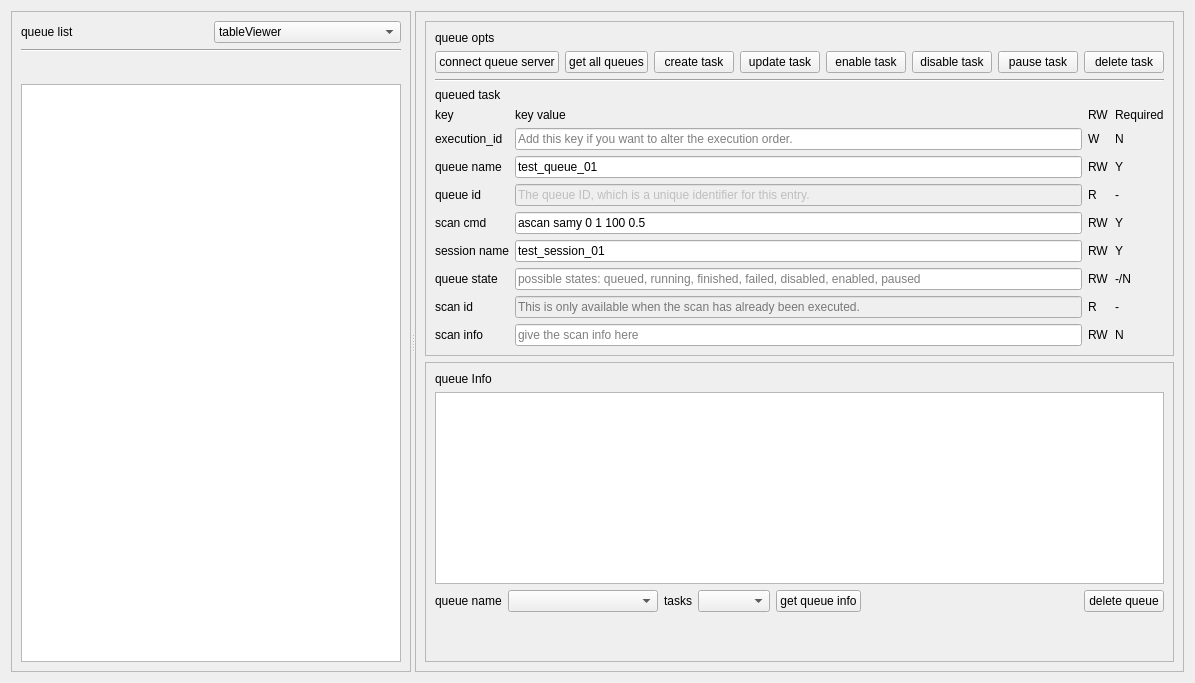
             <widget class="QWidget" name="tab_16">
              <attribute name="title">
               <string>scan queue</string>
              </attribute>
              <layout class="QHBoxLayout" name="horizontalLayout_11">
               <item>
                <widget class="QSplitter" name="splitter_3">
                 <property name="orientation">
                  <enum>Qt::Horizontal</enum>
                 </property>
                 <widget class="QFrame" name="frame_13">
                  <property name="sizePolicy">
                   <sizepolicy hsizetype="Fixed" vsizetype="Preferred">
                    <horstretch>0</horstretch>
                    <verstretch>0</verstretch>
                   </sizepolicy>
                  </property>
                  <property name="minimumSize">
                   <size>
                    <width>400</width>
                    <height>0</height>
                   </size>
                  </property>
                  <property name="frameShape">
                   <enum>QFrame::StyledPanel</enum>
                  </property>
                  <property name="frameShadow">
                   <enum>QFrame::Raised</enum>
                  </property>
                  <layout class="QVBoxLayout" name="verticalLayout_26">
                   <item>
                    <layout class="QHBoxLayout" name="horizontalLayout_14">
                     <item>
                      <widget class="QLabel" name="label_75">
                       <property name="sizePolicy">
                        <sizepolicy hsizetype="Preferred" vsizetype="Fixed">
                         <horstretch>0</horstretch>
                         <verstretch>0</verstretch>
                        </sizepolicy>
                       </property>
                       <property name="text">
                        <string>queue list</string>
                       </property>
                      </widget>
                     </item>
                     <item>
                      <widget class="QComboBox" name="comboBox_queue_viewer">
                       <item>
                        <property name="text">
                         <string>tableViewer</string>
                        </property>
                       </item>
                       <item>
                        <property name="text">
                         <string>synopticViewer</string>
                        </property>
                       </item>
                      </widget>
                     </item>
                    </layout>
                   </item>
                   <item>
                    <widget class="Line" name="line_2">
                     <property name="orientation">
                      <enum>Qt::Horizontal</enum>
                     </property>
                    </widget>
                   </item>
                   <item>
                    <widget class="queueSynopticView" name="widget_queue_synoptic_viewer" native="true">
                     <property name="minimumSize">
                      <size>
                       <width>0</width>
                       <height>20</height>
                      </size>
                     </property>
                     <property name="mouseTracking">
                      <bool>true</bool>
                     </property>
                    </widget>
                   </item>
                   <item>
                    <widget class="QTableView" name="tableView_queue">
                     <property name="sortingEnabled">
                      <bool>true</bool>
                     </property>
                    </widget>
                   </item>
                  </layout>
                 </widget>
                 <widget class="QFrame" name="frame_12">
                  <property name="frameShape">
                   <enum>QFrame::StyledPanel</enum>
                  </property>
                  <property name="frameShadow">
                   <enum>QFrame::Raised</enum>
                  </property>
                  <layout class="QVBoxLayout" name="verticalLayout_24">
                   <item>
                    <widget class="QFrame" name="frame_9">
                     <property name="frameShape">
                      <enum>QFrame::StyledPanel</enum>
                     </property>
                     <property name="frameShadow">
                      <enum>QFrame::Raised</enum>
                     </property>
                     <layout class="QVBoxLayout" name="verticalLayout_25">
                      <item>
                       <widget class="QLabel" name="label_29">
                        <property name="sizePolicy">
                         <sizepolicy hsizetype="Preferred" vsizetype="Fixed">
                          <horstretch>0</horstretch>
                          <verstretch>0</verstretch>
                         </sizepolicy>
                        </property>
                        <property name="text">
                         <string>queue opts</string>
                        </property>
                       </widget>
                      </item>
                      <item>
                       <layout class="QHBoxLayout" name="horizontalLayout_13">
                        <item>
                         <widget class="QPushButton" name="pushButton_connect_queue_server">
                          <property name="text">
                           <string>connect queue server</string>
                          </property>
                         </widget>
                        </item>
                        <item>
                         <widget class="QPushButton" name="pushButton_get_all_queues">
                          <property name="text">
                           <string>get all queues</string>
                          </property>
                         </widget>
                        </item>
                        <item>
                         <widget class="QPushButton" name="pushButton_add_task">
                          <property name="text">
                           <string>create task</string>
                          </property>
                         </widget>
                        </item>
                        <item>
                         <widget class="QPushButton" name="pushButton_update_task">
                          <property name="text">
                           <string>update task</string>
                          </property>
                         </widget>
                        </item>
                        <item>
                         <widget class="QPushButton" name="pushButton_enable_task">
                          <property name="text">
                           <string>enable task</string>
                          </property>
                         </widget>
                        </item>
                        <item>
                         <widget class="QPushButton" name="pushButton_disable_task">
                          <property name="text">
                           <string>disable task</string>
                          </property>
                         </widget>
                        </item>
                        <item>
                         <widget class="QPushButton" name="pushButton_pause_task">
                          <property name="text">
                           <string>pause task</string>
                          </property>
                         </widget>
                        </item>
                        <item>
                         <widget class="QPushButton" name="pushButton_delete_task">
                          <property name="text">
                           <string>delete task</string>
                          </property>
                         </widget>
                        </item>
                       </layout>
                      </item>
                      <item>
                       <widget class="Line" name="line">
                        <property name="orientation">
                         <enum>Qt::Horizontal</enum>
                        </property>
                       </widget>
                      </item>
                      <item>
                       <widget class="QLabel" name="label_74">
                        <property name="sizePolicy">
                         <sizepolicy hsizetype="Preferred" vsizetype="Fixed">
                          <horstretch>0</horstretch>
                          <verstretch>0</verstretch>
                         </sizepolicy>
                        </property>
                        <property name="text">
                         <string>queued task</string>
                        </property>
                       </widget>
                      </item>
                      <item>
                       <layout class="QGridLayout" name="gridLayout_10">
                        <item row="1" column="0">
                         <widget class="QLabel" name="label_31">
                          <property name="text">
                           <string>execution_id</string>
                          </property>
                         </widget>
                        </item>
                        <item row="0" column="0">
                         <widget class="QLabel" name="label_34">
                          <property name="sizePolicy">
                           <sizepolicy hsizetype="Preferred" vsizetype="Fixed">
                            <horstretch>0</horstretch>
                            <verstretch>0</verstretch>
                           </sizepolicy>
                          </property>
                          <property name="text">
                           <string>key</string>
                          </property>
                         </widget>
                        </item>
                        <item row="0" column="1">
                         <widget class="QLabel" name="label_35">
                          <property name="sizePolicy">
                           <sizepolicy hsizetype="Preferred" vsizetype="Fixed">
                            <horstretch>0</horstretch>
                            <verstretch>0</verstretch>
                           </sizepolicy>
                          </property>
                          <property name="text">
                           <string>key value</string>
                          </property>
                         </widget>
                        </item>
                        <item row="1" column="1">
                         <widget class="QLineEdit" name="lineEdit_exe_id">
                          <property name="text">
                           <string/>
                          </property>
                          <property name="placeholderText">
                           <string>Add this key if you want to alter the execution order.</string>
                          </property>
                         </widget>
                        </item>
                        <item row="6" column="0">
                         <widget class="QLabel" name="label_42">
                          <property name="text">
                           <string>queue state</string>
                          </property>
                         </widget>
                        </item>
                        <item row="0" column="2">
                         <widget class="QLabel" name="label_36">
                          <property name="sizePolicy">
                           <sizepolicy hsizetype="Preferred" vsizetype="Fixed">
                            <horstretch>0</horstretch>
                            <verstretch>0</verstretch>
                           </sizepolicy>
                          </property>
                          <property name="text">
                           <string>RW</string>
                          </property>
                         </widget>
                        </item>
                        <item row="4" column="0">
                         <widget class="QLabel" name="label_40">
                          <property name="text">
                           <string>scan cmd</string>
                          </property>
                         </widget>
                        </item>
                        <item row="0" column="3">
                         <widget class="QLabel" name="label_37">
                          <property name="sizePolicy">
                           <sizepolicy hsizetype="Preferred" vsizetype="Fixed">
                            <horstretch>0</horstretch>
                            <verstretch>0</verstretch>
                           </sizepolicy>
                          </property>
                          <property name="text">
                           <string>Required</string>
                          </property>
                         </widget>
                        </item>
                        <item row="5" column="0">
                         <widget class="QLabel" name="label_41">
                          <property name="text">
                           <string>session name</string>
                          </property>
                         </widget>
                        </item>
                        <item row="3" column="0">
                         <widget class="QLabel" name="label_39">
                          <property name="text">
                           <string>queue id</string>
                          </property>
                         </widget>
                        </item>
                        <item row="7" column="0">
                         <widget class="QLabel" name="label_44">
                          <property name="text">
                           <string>scan id</string>
                          </property>
                         </widget>
                        </item>
                        <item row="2" column="0">
                         <widget class="QLabel" name="label_38">
                          <property name="text">
                           <string>queue name</string>
                          </property>
                         </widget>
                        </item>
                        <item row="8" column="0">
                         <widget class="QLabel" name="label_55">
                          <property name="text">
                           <string>scan info</string>
                          </property>
                         </widget>
                        </item>
                        <item row="2" column="1">
                         <widget class="QLineEdit" name="lineEdit_queue_name">
                          <property name="text">
                           <string>test_queue_01</string>
                          </property>
                          <property name="placeholderText">
                           <string>give the queue name here</string>
                          </property>
                         </widget>
                        </item>
                        <item row="3" column="1">
                         <widget class="QLineEdit" name="lineEdit_queue_id">
                          <property name="enabled">
                           <bool>false</bool>
                          </property>
                          <property name="text">
                           <string>The queue ID, which is a unique identifier for this entry.</string>
                          </property>
                         </widget>
                        </item>
                        <item row="4" column="1">
                         <widget class="QLineEdit" name="lineEdit_cmd">
                          <property name="text">
                           <string>ascan samy 0 1 100 0.5</string>
                          </property>
                          <property name="placeholderText">
                           <string>give the scan command: eg ascan samy 0 1 100 0.5</string>
                          </property>
                         </widget>
                        </item>
                        <item row="5" column="1">
                         <widget class="QLineEdit" name="lineEdit_session">
                          <property name="text">
                           <string>test_session_01</string>
                          </property>
                          <property name="placeholderText">
                           <string>give the session name here</string>
                          </property>
                         </widget>
                        </item>
                        <item row="6" column="1">
                         <widget class="QLineEdit" name="lineEdit_state">
                          <property name="placeholderText">
                           <string>possible states: queued, running, finished, failed, disabled, enabled, paused</string>
                          </property>
                         </widget>
                        </item>
                        <item row="7" column="1">
                         <widget class="QLineEdit" name="lineEdit_scan_id">
                          <property name="enabled">
                           <bool>false</bool>
                          </property>
                          <property name="placeholderText">
                           <string>This is only available when the scan has already been executed.</string>
                          </property>
                         </widget>
                        </item>
                        <item row="8" column="1">
                         <widget class="QLineEdit" name="lineEdit_scan_info">
                          <property name="placeholderText">
                           <string>give the scan info here</string>
                          </property>
                         </widget>
                        </item>
                        <item row="1" column="2">
                         <widget class="QLabel" name="label_56">
                          <property name="text">
                           <string>W</string>
                          </property>
                         </widget>
                        </item>
                        <item row="2" column="2">
                         <widget class="QLabel" name="label_57">
                          <property name="text">
                           <string>RW</string>
                          </property>
                         </widget>
                        </item>
                        <item row="3" column="2">
                         <widget class="QLabel" name="label_58">
                          <property name="text">
                           <string>R</string>
                          </property>
                         </widget>
                        </item>
                        <item row="4" column="2">
                         <widget class="QLabel" name="label_59">
                          <property name="text">
                           <string>RW</string>
                          </property>
                         </widget>
                        </item>
                        <item row="5" column="2">
                         <widget class="QLabel" name="label_60">
                          <property name="text">
                           <string>RW</string>
                          </property>
                         </widget>
                        </item>
                        <item row="6" column="2">
                         <widget class="QLabel" name="label_61">
                          <property name="text">
                           <string>RW</string>
                          </property>
                         </widget>
                        </item>
                        <item row="7" column="2">
                         <widget class="QLabel" name="label_62">
                          <property name="text">
                           <string>R</string>
                          </property>
                         </widget>
                        </item>
                        <item row="8" column="2">
                         <widget class="QLabel" name="label_63">
                          <property name="text">
                           <string>RW</string>
                          </property>
                         </widget>
                        </item>
                        <item row="1" column="3">
                         <widget class="QLabel" name="label_64">
                          <property name="text">
                           <string>N</string>
                          </property>
                         </widget>
                        </item>
                        <item row="2" column="3">
                         <widget class="QLabel" name="label_65">
                          <property name="text">
                           <string>Y</string>
                          </property>
                         </widget>
                        </item>
                        <item row="3" column="3">
                         <widget class="QLabel" name="label_66">
                          <property name="text">
                           <string>-</string>
                          </property>
                         </widget>
                        </item>
                        <item row="4" column="3">
                         <widget class="QLabel" name="label_67">
                          <property name="text">
                           <string>Y</string>
                          </property>
                         </widget>
                        </item>
                        <item row="5" column="3">
                         <widget class="QLabel" name="label_68">
                          <property name="text">
                           <string>Y</string>
                          </property>
                         </widget>
                        </item>
                        <item row="6" column="3">
                         <widget class="QLabel" name="label_69">
                          <property name="text">
                           <string>-/N</string>
                          </property>
                         </widget>
                        </item>
                        <item row="7" column="3">
                         <widget class="QLabel" name="label_70">
                          <property name="text">
                           <string>-</string>
                          </property>
                         </widget>
                        </item>
                        <item row="8" column="3">
                         <widget class="QLabel" name="label_71">
                          <property name="text">
                           <string>N</string>
                          </property>
                         </widget>
                        </item>
                       </layout>
                      </item>
                     </layout>
                    </widget>
                   </item>
                   <item>
                    <widget class="QFrame" name="frame_11">
                     <property name="frameShape">
                      <enum>QFrame::StyledPanel</enum>
                     </property>
                     <property name="frameShadow">
                      <enum>QFrame::Raised</enum>
                     </property>
                     <layout class="QVBoxLayout" name="verticalLayout_23">
                      <item>
                       <widget class="QLabel" name="label_20">
                        <property name="sizePolicy">
                         <sizepolicy hsizetype="Preferred" vsizetype="Fixed">
                          <horstretch>0</horstretch>
                          <verstretch>0</verstretch>
                         </sizepolicy>
                        </property>
                        <property name="text">
                         <string>queue Info</string>
                        </property>
                       </widget>
                      </item>
                      <item>
                       <widget class="QTextEdit" name="textEdit_queue_info_output">
                        <property name="sizePolicy">
                         <sizepolicy hsizetype="Expanding" vsizetype="Minimum">
                          <horstretch>0</horstretch>
                          <verstretch>0</verstretch>
                         </sizepolicy>
                        </property>
                        <property name="maximumSize">
                         <size>
                          <width>16777215</width>
                          <height>5000</height>
                         </size>
                        </property>
                       </widget>
                      </item>
                      <item>
                       <layout class="QHBoxLayout" name="horizontalLayout_12">
                        <item>
                         <widget class="QLabel" name="label_72">
                          <property name="sizePolicy">
                           <sizepolicy hsizetype="Preferred" vsizetype="Fixed">
                            <horstretch>0</horstretch>
                            <verstretch>0</verstretch>
                           </sizepolicy>
                          </property>
                          <property name="text">
                           <string>queue name</string>
                          </property>
                         </widget>
                        </item>
                        <item>
                         <widget class="QComboBox" name="comboBox_queue_name_list">
                          <property name="minimumSize">
                           <size>
                            <width>150</width>
                            <height>0</height>
                           </size>
                          </property>
                         </widget>
                        </item>
                        <item>
                         <widget class="QLabel" name="label_73">
                          <property name="text">
                           <string>tasks</string>
                          </property>
                         </widget>
                        </item>
                        <item>
                         <widget class="QComboBox" name="comboBox_queue_task"/>
                        </item>
                        <item>
                         <widget class="QPushButton" name="pushButton_get_queue_info">
                          <property name="text">
                           <string>get queue info</string>
                          </property>
                         </widget>
                        </item>
                        <item>
                         <spacer name="horizontalSpacer_5">
                          <property name="orientation">
                           <enum>Qt::Horizontal</enum>
                          </property>
                          <property name="sizeHint" stdset="0">
                           <size>
                            <width>40</width>
                            <height>20</height>
                           </size>
                          </property>
                         </spacer>
                        </item>
                        <item>
                         <widget class="QPushButton" name="pushButton_remove_queue">
                          <property name="text">
                           <string>delete queue</string>
                          </property>
                         </widget>
                        </item>
                       </layout>
                      </item>
                      <item>
                       <spacer name="verticalSpacer_2">
                        <property name="orientation">
                         <enum>Qt::Vertical</enum>
                        </property>
                        <property name="sizeHint" stdset="0">
                         <size>
                          <width>20</width>
                          <height>40</height>
                         </size>
                        </property>
                       </spacer>
                      </item>
                     </layout>
                    </widget>
                   </item>
                  </layout>
                 </widget>
                </widget>
               </item>
              </layout>
             </widget>
